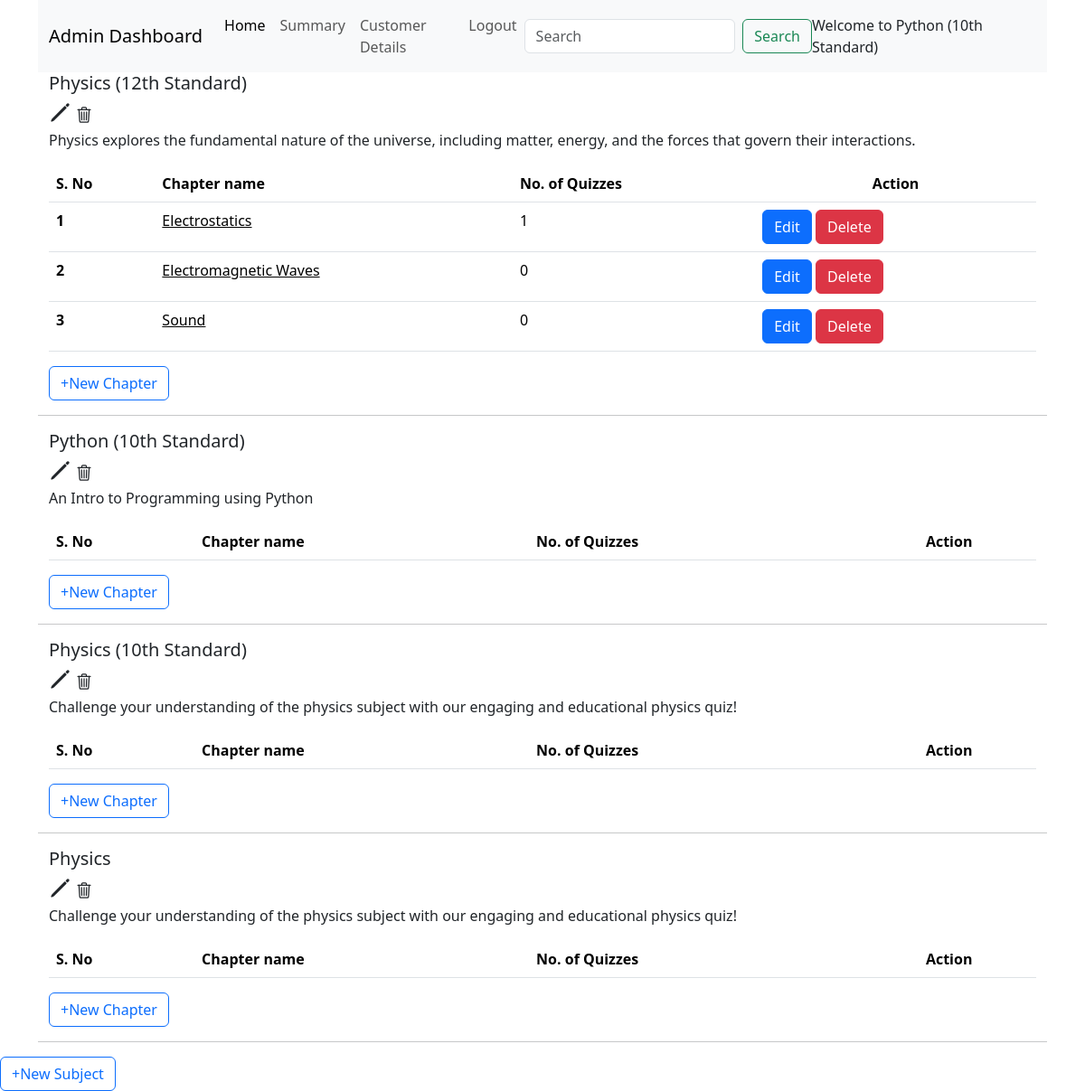
Before: /admin_dashboard/Python (10th Standard) with the older database file.
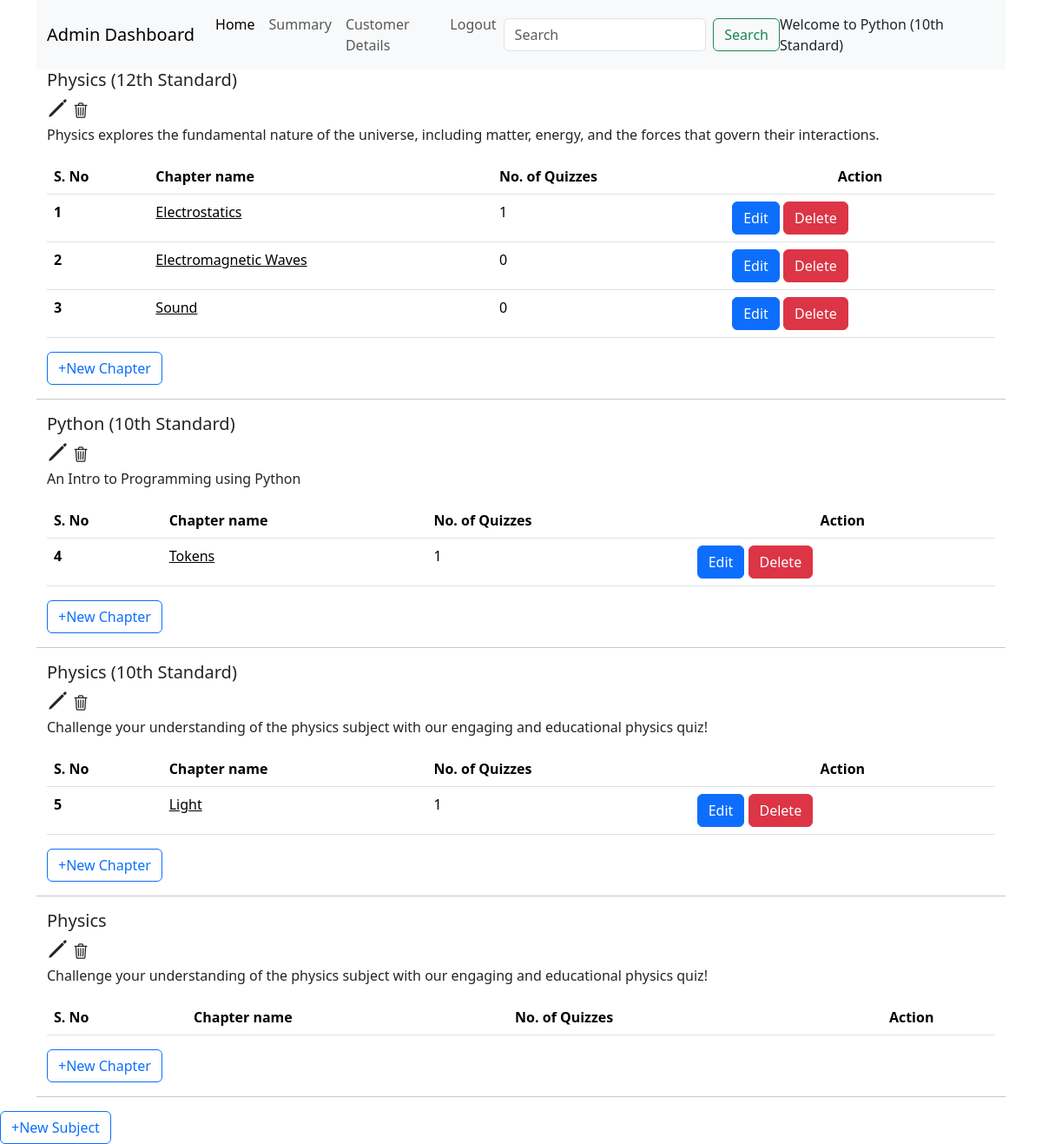
After: the same page with the newer database file.
### backend/models.py (models this page shows)
class Subject(db.Model):
  __tablename__="subject"
  sub_id=db.Column(db.Integer, primary_key=True, nullable=False)
  name=db.Column(db.String, nullable=False)
  description=db.Column(db.String)
  chapters=db.relationship("Chapter", cascade="all,delete", backref="subject", lazy=True)

class Chapter(db.Model):
  __tablename__="chapter"
  ch_id=db.Column(db.Integer, primary_key=True, nullable=False)
  subject_id=db.Column(db.Integer, db.ForeignKey("subject.sub_id"), nullable=False)
  name=db.Column(db.String, nullable=False)
  description=db.Column(db.String)
  quizes=db.relationship("Quiz", cascade="all,delete", backref="chapter", lazy=True)

### backend/controllers.py (the view)
@app.route('/admin_dashboard/<name>', methods=["GET","POST"])
def admin_dashboard(name):
  if request.method=="GET":
    subjects = db.session.query(Subject).all()
    return render_template("admin_dashboard.html", name=name, subjects=subjects)

### templates/admin_dashboard.html (shortened to what this page needs)
<!DOCTYPE html>
<html lang="en">
<head>
  <link href="https://cdn.jsdelivr.net/npm/bootstrap@5.3.3/dist/css/bootstrap.min.css" rel="stylesheet">
  <link href="https://cdn.jsdelivr.net/npm/bootstrap-icons/font/bootstrap-icons.css" rel="stylesheet">
  <link href="/static/style/admin_dashboard.css" rel="stylesheet">
</head>
<body>
  <div class="container new-container">
    <nav class="navbar navbar-expand-lg bg-body-tertiary">
      <div class="container-fluid">
        <a class="navbar-brand" href="#">Admin Dashboard</a>
        <div class="collapse navbar-collapse" id="navbarSupportedContent">
          <ul class="navbar-nav me-auto mb-2 mb-lg-0">
            <li class="nav-item">
              <a class="nav-link active" aria-current="page" href="/admin_dashboard/{{name}}">Home</a>
            </li>
            <li class="nav-item">
              <a class="nav-link" href="#">Summary</a>
            </li>
            <li class="nav-item">
              <a class="nav-link" href="/admin_user/{{name}}">Customer Details</a>
            </li>
            <li class="nav-item">
              <a class="nav-link" onclick="window.location.href='/'">Logout</a>
            </li>
          </ul>
          <form class="d-flex" role="search" method="POST" action="/search/{{name}}">
            <input class="form-control me-2" type="search" placeholder="Search" aria-label="Search" name="search" id="search">
            <button class="btn btn-outline-success" type="submit">Search</button>
          </form>
          <span class="nav=text">
            Welcome to {{name}}
          </span>
        </div>
      </div>
    </nav>
    {% for subject in subjects %}
    <div class="container new-container">
      <div class="title"><h5>{{subject.name}}</h5>
        <a onclick="window.location.href='/admin_dashboard/{{subject.sub_id}}/edit_subject/{{name}}'" ><ion-icon name="pencil-outline" style="font-size: 25px;" ></ion-icon></a>
        <a onclick="window.location.href='/admin_dashboard/{{subject.sub_id}}/delete_subject/{{name}}'"><ion-icon name="trash-outline" style="font-size: 20px;"></ion-icon></a>
      </div>
      <div class="description">{{subject.description}}</div>
      <table class="table table-striped">
        <table class="table">
          <thead>
            <tr>
              <th scope="col">S. No</th>
              <th scope="col">Chapter name</th>
              <th scope="col">No. of Quizzes</th>
              <th scope="col" class="text-center">Action</th>
            </tr>
          </thead>
          <tbody>
            {% for chapter in subject.chapters %}
            <tr>
              <th scope="row">{{chapter.ch_id}}</th>
              <td id="clickable"><a onclick="window.location.href='/admin_dashboard/{{subject.sub_id}}/{{chapter.ch_id}}/{{name}}'">{{chapter.name}}</a></td>
              <td>{{chapter.quizes | length}}</td>
              <td><a onclick="window.location.href='/admin_dashboard/{{subject.sub_id}}/{{chapter.ch_id}}/edit_chapter/{{name}}'" type="button" class="btn btn-primary">Edit</a>
              <a onclick="window.location.href='/admin_dashboard/{{subject.sub_id}}/{{chapter.ch_id}}/delete_chapter/{{name}}'" type="button" class="btn btn-danger">Delete</a></td>
              {% endfor %}
            </tr>
          </tbody>
        </table>
        <a onclick="window.location.href='/admin_dashboard/{{subject.sub_id}}/new_chapter/{{name}}'" type="button" class="btn btn-outline-primary">+New Chapter</a>
      </table>
    </div>
    <hr />
    {% endfor %}
  </div>
  <a onclick="window.location.href='/admin_dashboard/new_subject/{{name}}'" type="button" class="btn btn-outline-primary">+New Subject</a>
</body>
</html>

Changed rows visible on the page:
added Chapter: ch_id "4", name "Tokens", quizes|length "1", shown under Subject "Python (10th Standard)"
added Chapter: ch_id "5", name "Light", quizes|length "1", shown under Subject "Physics (10th Standard)"
